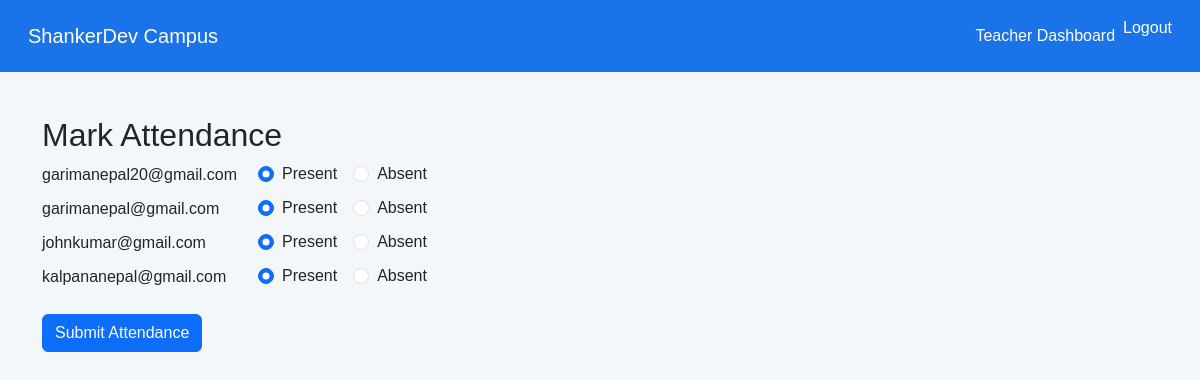
Page /campus/teacher/attendance/ (signed in) on the committed database.
### users/models.py (models this page shows, shortened)
class CustomUser(AbstractUser):
    ROLE_CHOICES = (
        ('student', 'Student'),
        ('teacher', 'Teacher'),
        ('admin', 'Admin'),
    )
    email = models.EmailField(unique=True)
    phone_number = models.CharField(max_length=15, blank=True, null=True)
    role = models.CharField(max_length=20, choices=ROLE_CHOICES, default='student')
    USERNAME_FIELD = 'email'
    REQUIRED_FIELDS = []
    objects = CustomUserManager()

### campus/views.py (the view, shortened to what this page needs)
# urls.py: path('teacher/attendance/', mark_attendance, name='mark_attendance'),
@login_required
@teacher_required
def mark_attendance(request):
    students = User.objects.filter(role='student').order_by('email')
    return render(request, 'campus/mark_attendance.html', {'students': students})

### campus/views.py (called while the page is built)
def teacher_required(function):
    return user_passes_test(lambda u: u.role == 'teacher' and u.is_authenticated)(function)

### myproject/context_processors.py (called while the page is built)
def college_context(request):  # Adjust name to match your setup
    return {
        'college_info': CollegeInfo.objects.first(),
        'events': Event.objects.all(),
    }

### campus/templates/campus/mark_attendance.html (shortened to what this page needs)
{% extends 'base.html' %}
{% block content %}
<div class="container mt-4">
    <h2>Mark Attendance</h2>
    <form method="post">
        {% for student in students %}
        <div class="mb-2 d-flex align-items-center">
            <span class="me-3" style="min-width: 200px;">
                {% if student.get_full_name %}
                {{ student.get_full_name }}
                {% else %}
                {{ student.email }}
                {% endif %}
            </span>
            <div class="form-check form-check-inline">
                <input class="form-check-input" type="radio" name="status_{{ student.id }}"
                    id="present_{{ student.id }}" value="present" checked>
                <label class="form-check-label" for="present_{{ student.id }}">Present</label>
            </div>
            <div class="form-check form-check-inline">
                <input class="form-check-input" type="radio" name="status_{{ student.id }}" id="absent_{{ student.id }}"
                    value="absent">
                <label class="form-check-label" for="absent_{{ student.id }}">Absent</label>
            </div>
        </div>
        {% endfor %}
        <button type="submit" class="btn btn-primary mt-3">Submit Attendance</button>
    </form>
</div>
{% endblock %}

### myproject/templates/base.html (style rules this page uses)
body { background-color: #f4f7fa; font-family: 'Arial', sans-serif; }

### rows in the picture
CustomUser: email "garimanepal20@gmail.com"
CustomUser: email "garimanepal@gmail.com"
CustomUser: email "johnkumar@gmail.com"
CustomUser: email "kalpananepal@gmail.com"
